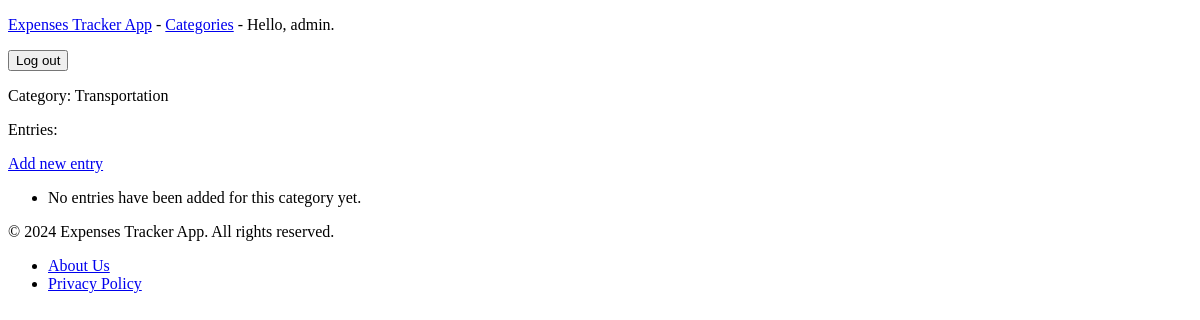
Page /categories/2/ (signed in) on the earlier database version.
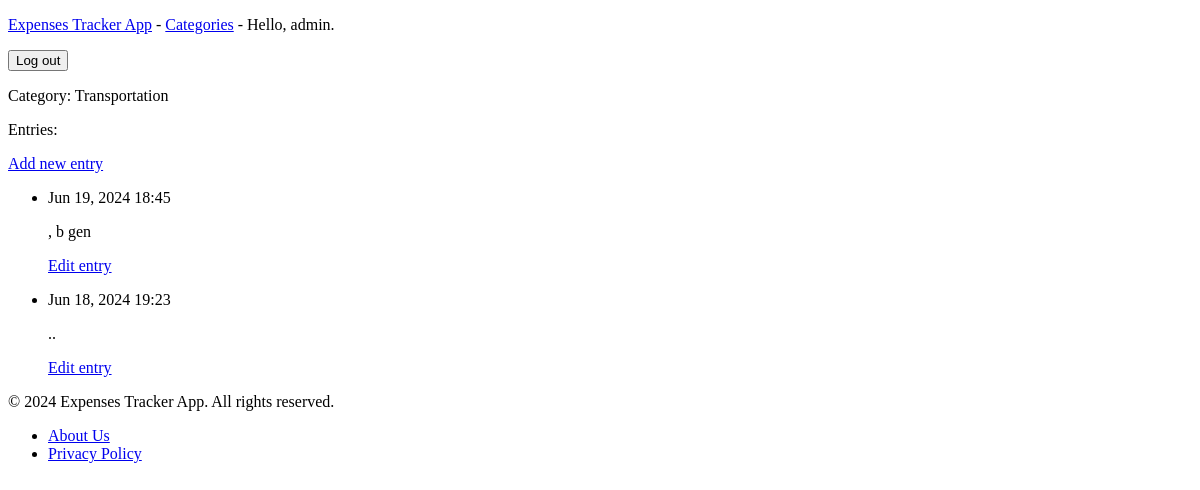
Same page on the later database version.
### expenses_tracker_app/models.py (models this page shows)
class Category(models.Model):
    text = models.CharField(max_length=50)
    date_added = models.DateTimeField(auto_now_add=True, null=True)
    owner = models.ForeignKey(User, on_delete=models.CASCADE)
    def __str__(self):
        return self.text

class Entry(models.Model):
    category = models.ForeignKey(Category,on_delete=models.CASCADE)
    text = models.TextField()
    date_added = models.DateTimeField(auto_now_add=True)

### expenses_tracker_app/views.py (the view)
# urls.py: path('categories/<int:category_id>/', views.category, name='category'),
@login_required
def category(request, category_id):
    category = Category.objects.get(id=category_id)
    if category.owner != request.user:
        raise Http404
    entries = category.entry_set.order_by('-date_added')
    context={'category':category,'entries':entries}
    return render(request,'expenses_tracker_app/category.html',context)

### expenses_tracker_app/templates/expenses_tracker_app/category.html
{% extends 'expenses_tracker_app/base.html' %}
{% block content %}
    <p>Category: {{ category }}</p>
    <p>Entries:</p>
    <p>
        <a href="{% url 'expenses_tracker_app:new_entry' category.id %}">Add new entry</a>
    </p>
    <ul>
    {% for entry in entries %}
        <li>
            <p>{{ entry.date_added|date:'M d, Y H:i' }}</p>
            <p>{{ entry.text|linebreaks }}</p>
            <p>
                <a href="{% url 'expenses_tracker_app:edit_entry' entry.id %}">Edit entry</a>
            </p>
        </li>
    {% empty %}
        <li>No entries have been added for this category yet.</li>
    {% endfor %}
</ul>
{% endblock content %}

### expenses_tracker_app/templates/expenses_tracker_app/base.html (shortened to what this page needs)
<!DOCTYPE html>
<html lang="en">
<head>
</head>
<body>
    <header>
        <p>
            <a href="{% url 'expenses_tracker_app:index' %}">Expenses Tracker App</a> -
            <a href="{% url 'expenses_tracker_app:categories' %}">Categories</a> -
            {% if user.is_authenticated %}
                Hello, {{ user.username }}.
                <form action="{% url 'users:logout' %}" method="post" style="display:inline;">
                    <button type="submit" class="btn btn-link">Log out</button>
                </form>
            {% else %}
                <a href="{% url 'users:register' %}">Register</a>
                <a href="{% url 'users:login' %}">Log in</a>
            {% endif %}
        </p>
    </header>
    <main>
        {% block content %}
        {% endblock %}
    </main>
    {% include 'expenses_tracker_app/footer.html' %}
</body>
</html>

### expenses_tracker_app/templates/expenses_tracker_app/footer.html
<footer>
    <div class="footer-content">
        <p>&copy; 2024 Expenses Tracker App. All rights reserved.</p>
        <ul>
            <li><a href="/about">About Us</a></li>
            <li><a href="/privacy">Privacy Policy</a></li>
        </ul>
    </div>
</footer>

Differences in the rows shown:
added Entry: date_added "Jun 19, 2024 18:45", text ", b gen"
added Entry: date_added "Jun 18, 2024 19:23", text ".."
Other differences:
text no longer shown: "No entries have been added for this category yet."
